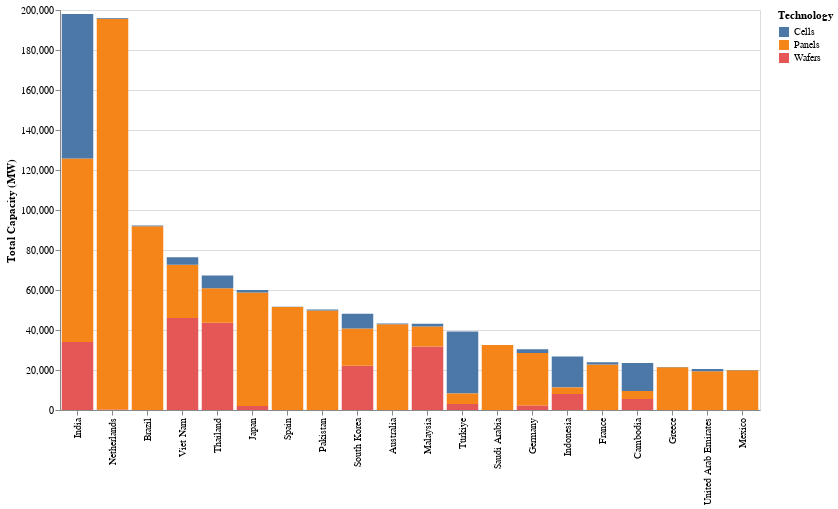

Here is the notebook cell this chart was saved with:
### Code cell
chart = (
    alt.Chart(df_top10)
    .mark_bar()
    .encode(
        x=alt.X("Area:N", sort="-y", title=None),
        y=alt.Y("Total Capacity (MW):Q", title="Total Capacity (MW)"),
        color=alt.Color("Commodity type:N", title="Technology"),
        tooltip=[
            alt.Tooltip("Area:N", title="Country"),
            alt.Tooltip("Commodity type:N", title="Technology"),
            alt.Tooltip("Total Capacity (MW):Q", title="Capacity (MW)", format=",")
        ]
    )
    .properties(width=700, height=400)
)

chart

### Figure 1 — Vega-Lite specification as saved in the notebook (floating-point values rounded to 4 significant figures)
{"config": {"view": {"continuousWidth": 300, "continuousHeight": 300}}, "data": {"name": "data-607e20741b59a575aac8a4f604106605"}, "mark": {"type": "bar"}, "encoding": {"color": {"field": "Commodity type", "title": "Technology", "type": "nominal"}, "tooltip": [{"field": "Area", "title": "Country", "type": "nominal"}, {"field": "Commodity type", "title": "Technology", "type": "nominal"}, {"field": "Total Capacity (MW)", "format": ",", "title": "Capacity (MW)", "type": "quantitative"}], "x": {"field": "Area", "sort": "-y", "title": null, "type": "nominal"}, "y": {"field": "Total Capacity (MW)", "title": "Total Capacity (MW)", "type": "quantitative"}}, "height": 400, "width": 700, "$schema": "https://vega.github.io/schema/vega-lite/v5.20.1.json", "datasets": {"data-607e20741b59a575aac8a4f604106605": [{"Area": "Netherlands", "Commodity type": "Panels", "Total Capacity (MW)": 195600.0}, {"Area": "Brazil", "Commodity type": "Panels", "Total Capacity (MW)": 91930.0}, {"Area": "India", "Commodity type": "Panels", "Total Capacity (MW)": 91830.0}, {"Area": "India", "Commodity type": "Cells", "Total Capacity (MW)": 72250.0}, {"Area": "Japan", "Commodity type": "Panels", "Total Capacity (MW)": 56770.0}, {"Area": "Spain", "Commodity type": "Panels", "Total Capacity (MW)": 51540.0}, {"Area": "Pakistan", "Commodity type": "Panels", "Total Capacity (MW)": 49720.0}, {"Area": "Viet Nam", "Commodity type": "Wafers", "Total Capacity (MW)": 45970.0}, {"Area": "Thailand", "Commodity type": "Wafers", "Total Capacity (MW)": 43680.0}, {"Area": "Australia", "Commodity type": "Panels", "Total Capacity (MW)": 42910.0}, {"Area": "India", "Commodity type": "Wafers", "Total Capacity (MW)": 33950.0}, {"Area": "Saudi Arabia", "Commodity type": "Panels", "Total Capacity (MW)": 32450.0}, {"Area": "Malaysia", "Commodity type": "Wafers", "Total Capacity (MW)": 31740.0}, {"Area": "Türkiye", "Commodity type": "Cells", "Total Capacity (MW)": 31060.0}, {"Area": "Viet Nam", "Commodity type": "Panels", "Total Capacity (MW)": 26670.0}, {"Area": "Germany", "Commodity type": "Panels", "Total Capacity (MW)": 26340.0}, {"Area": "France", "Commodity type": "Panels", "Total Capacity (MW)": 22720.0}, {"Area": "South Korea", "Commodity type": "Wafers", "Total Capacity (MW)": 22140.0}, {"Area": "Greece", "Commodity type": "Panels", "Total Capacity (MW)": 21430.0}, {"Area": "Mexico", "Commodity type": "Panels", "Total Capacity (MW)": 19880.0}, {"Area": "United Arab Emirates", "Commodity type": "Panels", "Total Capacity (MW)": 19410.0}, {"Area": "South Korea", "Commodity type": "Panels", "Total Capacity (MW)": 18620.0}, {"Area": "Thailand", "Commodity type": "Panels", "Total Capacity (MW)": 17170.0}, {"Area": "Indonesia", "Commodity type": "Cells", "Total Capacity (MW)": 15580.0}, {"Area": "Cambodia", "Commodity type": "Cells", "Total Capacity (MW)": 13950.0}, {"Area": "Malaysia", "Commodity type": "Panels", "Total Capacity (MW)": 10010.0}, {"Area": "Indonesia", "Commodity type": "Wafers", "Total Capacity (MW)": 7996.0}, {"Area": "South Korea", "Commodity type": "Cells", "Total Capacity (MW)": 7390.0}, {"Area": "Thailand", "Commodity type": "Cells", "Total Capacity (MW)": 6433.0}, {"Area": "Cambodia", "Commodity type": "Wafers", "Total Capacity (MW)": 5442.0}, {"Area": "Türkiye", "Commodity type": "Panels", "Total Capacity (MW)": 5269.0}, {"Area": "Cambodia", "Commodity type": "Panels", "Total Capacity (MW)": 4081.0}, {"Area": "Viet Nam", "Commodity type": "Cells", "Total Capacity (MW)": 3776.0}, {"Area": "Indonesia", "Commodity type": "Panels", "Total Capacity (MW)": 3194.0}, {"Area": "Türkiye", "Commodity type": "Wafers", "Total Capacity (MW)": 2963.0}, {"Area": "Germany", "Commodity type": "Wafers", "Total Capacity (MW)": 2187.0}, {"Area": "Japan", "Commodity type": "Wafers", "Total Capacity (MW)": 2016.0}, {"Area": "Germany", "Commodity type": "Cells", "Total Capacity (MW)": 1900.0}, {"Area": "Malaysia", "Commodity type": "Cells", "Total Capacity (MW)": 1348.0}, {"Area": "Japan", "Commodity type": "Cells", "Total Capacity (MW)": 1191.0}, {"Area": "United Arab Emirates", "Commodity type": "Cells", "Total Capacity (MW)": 1069.0}, {"Area": "France", "Commodity type": "Cells", "Total Capacity (MW)": 1056.0}, {"Area": "Pakistan", "Commodity type": "Cells", "Total Capacity (MW)": 533.2}, {"Area": "Brazil", "Commodity type": "Cells", "Total Capacity (MW)": 351.4}, {"Area": "Australia", "Commodity type": "Cells", "Total Capacity (MW)": 306.0}, {"Area": "Netherlands", "Commodity type": "Cells", "Total Capacity (MW)": 267.8}, {"Area": "Mexico", "Commodity type": "Cells", "Total Capacity (MW)": 163.7}, {"Area": "Netherlands", "Commodity type": "Wafers", "Total Capacity (MW)": 72.98}, {"Area": "Spain", "Commodity type": "Cells", "Total Capacity (MW)": 60.98}, {"Area": "France", "Commodity type": "Wafers", "Total Capacity (MW)": 47.64}, {"Area": "Saudi Arabia", "Commodity type": "Cells", "Total Capacity (MW)": 40.46}, {"Area": "Greece", "Commodity type": "Cells", "Total Capacity (MW)": 22.59}, {"Area": "United Arab Emirates", "Commodity type": "Wafers", "Total Capacity (MW)": 5.93}, {"Area": "Mexico", "Commodity type": "Wafers", "Total Capacity (MW)": 3.65}, {"Area": "Greece", "Commodity type": "Wafers", "Total Capacity (MW)": 2.04}, {"Area": "Australia", "Commodity type": "Wafers", "Total Capacity (MW)": 0.12}, {"Area": "Pakistan", "Commodity type": "Wafers", "Total Capacity (MW)": 0.1}, {"Area": "Spain", "Commodity type": "Wafers", "Total Capacity (MW)": 0.05}, {"Area": "Saudi Arabia", "Commodity type": "Wafers", "Total Capacity (MW)": 0.03}, {"Area": "Brazil", "Commodity type": "Wafers", "Total Capacity (MW)": 0.0}]}}
